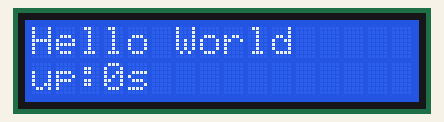
A sketch run on a simulated Arduino Uno, built with avr-gcc and run on an emulated ATmega328P. Shown: 16×2 character LCD. What the sketch prints to the serial monitor is not drawn.

Above: at 0.4 s.
At 4.4 s:
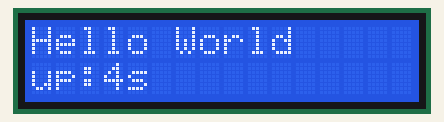
At 9.4 s:
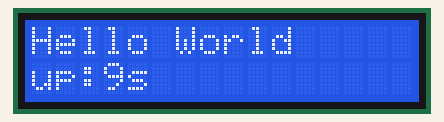
At 19.4 s:
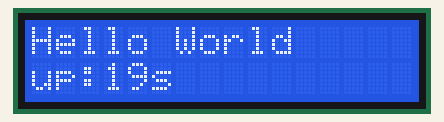
At 28.4 s:
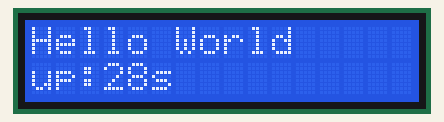
At 38.4 s:
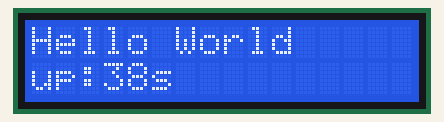

The sketch:

LcdDirectTest.ino
```cpp
// Standalone test for a plain (non-I2C) 16x2 HD44780 LCD wired directly to
// the Arduino in 4-bit mode. Prints "Hello World" plus a running counter.
//
// Not part of the car firmware: upload this instead of CarControl.ino, then
// re-upload CarControl.ino when done.
//
// Why not I2C: the I2C backpack is meant to be soldered onto the LCD's
// 16-pin header (its pins map 1:1 onto them). Bridging the two through a
// breadboard means getting all 16 lines right, which is what was failing.
// Driving the LCD directly skips the backpack entirely.
//
// Uses the LiquidCrystal library, which ships with the Arduino IDE - nothing
// to install.
//
// WIRING - LCD pin (they're numbered 1-16 on the header) -> Arduino:
//
//   1  VSS  -> GND
//   2  VDD  -> 5V
//   3  V0   -> middle leg of a 10k potentiometer  <-- CONTRAST, see note
//   4  RS   -> A0
//   5  RW   -> GND            (grounded = write-only, which is all we need)
//   6  E    -> A1
//   7  D0   -> not connected  (4-bit mode uses only D4-D7)
//   8  D1   -> not connected
//   9  D2   -> not connected
//   10 D3   -> not connected
//   11 D4   -> A2
//   12 D5   -> A3
//   13 D6   -> A4
//   14 D7   -> A5
//   15 A    -> 5V through a 220 ohm resistor   (backlight +)
//   16 K    -> GND                             (backlight -)
//
// The 10k potentiometer for contrast: outer legs to 5V and GND, middle leg
// to LCD pin 3. This is not optional - with pin 3 left floating or at the
// wrong voltage the display shows either nothing or solid blocks even when
// everything else is perfect. That is the single most common reason a
// correctly-wired HD44780 looks dead. If you have no potentiometer, a fixed
// resistor (~1k) from pin 3 to GND usually lands close enough to see text.
//
// Note this consumes all six remaining free pins (A0-A5). If you later want
// those back for other sensors, solder the I2C backpack onto the LCD header
// properly - that reduces it to just A4/A5.

#include <LiquidCrystal.h>

// Constructor argument order is: RS, E, D4, D5, D6, D7
const int PIN_RS = A0;
const int PIN_E  = A1;
const int PIN_D4 = A2;
const int PIN_D5 = A3;
const int PIN_D6 = A4;
const int PIN_D7 = A5;

LiquidCrystal lcd(PIN_RS, PIN_E, PIN_D4, PIN_D5, PIN_D6, PIN_D7);

void setup() {
  Serial.begin(9600);
  Serial.println();
  Serial.println("=== Direct (4-bit) LCD test ===");
  Serial.println("Sending 'Hello World' to the LCD.");
  Serial.println();
  Serial.println("Blank screen or solid blocks means the data lines are");
  Serial.println("probably fine and it's the contrast - turn the 10k pot on");
  Serial.println("LCD pin 3 slowly through its whole range before changing");
  Serial.println("any wiring. Text only appears in part of that range.");

  lcd.begin(16, 2); // 16 columns, 2 rows
  lcd.setCursor(0, 0);
  lcd.print("Hello World");
}

void loop() {
  // A static message could be one lucky write; a counter that keeps
  // incrementing shows the LCD is still being driven correctly over time.
  lcd.setCursor(0, 1);
  lcd.print("up:");
  lcd.print(millis() / 1000);
  lcd.print("s      ");
  delay(1000);
}
```

Measured:
- what the display in image 0 shows lasts 1.0 s, from 0.3 s to 1.3 s
